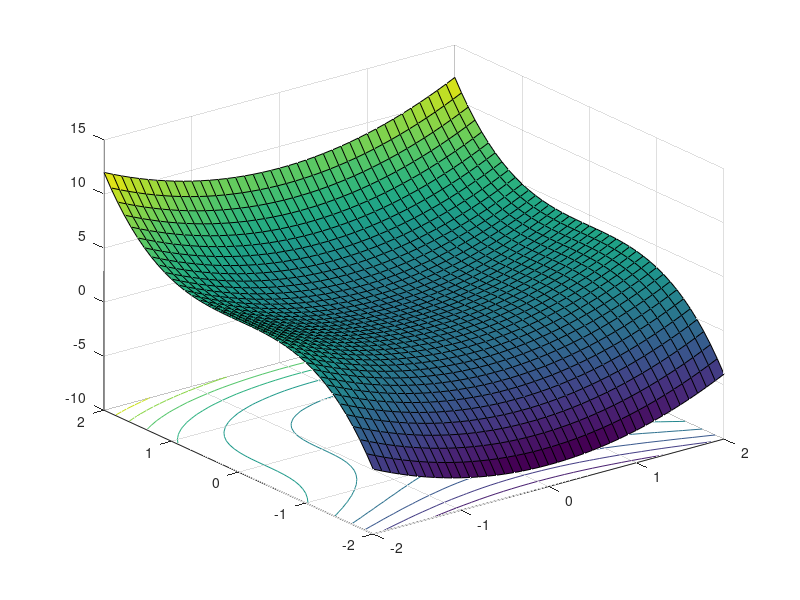

The MATLAB source for this figure:
% [绘图]绘制具有基本等高线的网格图
% 用meshc(x, y, z) / surfc(x, y, z)绘制具有基本等高线的网格图
[x, y] = meshgrid(-2: 0.1: 2);
z = x.^2 + y.^3;
% meshc(x, y, z);
surfc(x, y, z);
